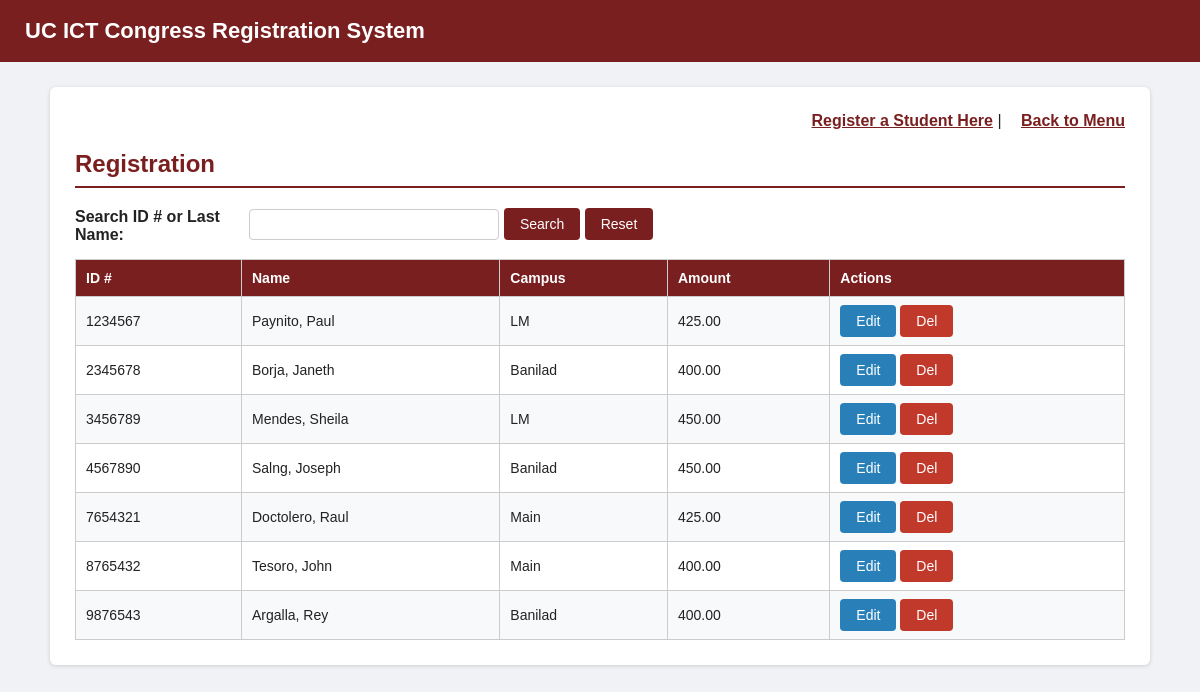
/registration.php, run on the app's committed database.
### tables this page shows
CREATE TABLE IF NOT EXISTS registration (
    idNum VARCHAR(20) NOT NULL,
    campus VARCHAR(20) NOT NULL,
    studFName VARCHAR(50) NOT NULL,
    studLName VARCHAR(50) NOT NULL,
    amountPaid DECIMAL(10,2) NOT NULL,
    attended VARCHAR(3) NOT NULL DEFAULT 'No',
    PRIMARY KEY (idNum)
);

### registration.php (the view, shortened to what this page needs)
<?php include 'db.php'; ?>
<!DOCTYPE html>
<html>
<head>
    <link rel="stylesheet" href="style.css">
</head>
<body>
<div class="header">
    <h1>UC ICT Congress Registration System</h1>
</div>
<div class="container">
    <div class="top-links">
        <a href="add_registration.php">Register a Student Here</a> |
        <a href="index.php">Back to Menu</a>
    </div>
    <h2>Registration</h2>
    <div class="search-box">
        <form method="GET" action="registration.php">
            <label>Search ID # or Last Name:</label>
            <input type="text" name="search" value="<?php echo isset($_GET['search']) ? htmlspecialchars($_GET['search']) : ''; ?>">
            <button type="submit" class="btn">Search</button>
            <a href="registration.php" class="btn">Reset</a>
        </form>
    </div>
    <table>
        <tr>
            <th>ID #</th>
            <th>Name</th>
            <th>Campus</th>
            <th>Amount</th>
            <th>Actions</th>
        </tr>
        <?php
        if (isset($_GET['search']) && $_GET['search'] != '') {
            $search = mysqli_real_escape_string($conn, $_GET['search']);
            $sql = "SELECT * FROM registration WHERE idNum LIKE '%$search%' OR studLName LIKE '%$search%' ORDER BY idNum ASC";
        } else {
            $sql = "SELECT * FROM registration ORDER BY idNum ASC";
        }
        $result = mysqli_query($conn, $sql);
        if (mysqli_num_rows($result) > 0) {
            while ($row = mysqli_fetch_assoc($result)) {
                echo "<tr>";
                echo "<td>" . htmlspecialchars($row['idNum']) . "</td>";
                echo "<td>" . htmlspecialchars($row['studLName'] . ", " . $row['studFName']) . "</td>";
                echo "<td>" . htmlspecialchars($row['campus']) . "</td>";
                echo "<td>" . number_format($row['amountPaid'], 2) . "</td>";
                echo "<td>";
                echo "<a href='update_registration.php?idNum=" . urlencode($row['idNum']) . "' class='btn btn-edit'>Edit</a> ";
                echo "<a href='delete_registration.php?idNum=" . urlencode($row['idNum']) . "' class='btn btn-delete'>Del</a>";
                echo "</td>";
                echo "</tr>";
            }
        } else {
            echo "<tr><td colspan='5'>No registration records found.</td></tr>";
        }
        ?>
    </table>
</div>
</body>
</html>

### style.css (style rules this page uses)
* { box-sizing: border-box; }
body { font-family: Arial, Helvetica, sans-serif; background-color: #f0f2f5; margin: 0; padding: 0; color: #222; }
.header { background-color: #7a1f1f; color: #ffffff; padding: 18px 25px; }
.header h1 { margin: 0; font-size: 22px; }
.container { max-width: 1100px; margin: 25px auto; background-color: #ffffff; padding: 25px; border-radius: 6px; box-shadow: 0 1px 4px rgba(0,0,0,0.15); }
h2 { color: #7a1f1f; border-bottom: 2px solid #7a1f1f; padding-bottom: 8px; }
table { width: 100%; border-collapse: collapse; margin-top: 15px; font-size: 14px; }
table, th, td { border: 1px solid #ccc; }
th { background-color: #7a1f1f; color: #ffffff; padding: 10px; text-align: left; }
td { padding: 8px 10px; }
tr:nth-child(even) { background-color: #f7f9fb; }
form { margin-top: 10px; }
label { display: inline-block; width: 170px; font-weight: bold; vertical-align: top; }
input[type="text"], input[type="number"], select { padding: 7px; width: 300px; border: 1px solid #ccc; border-radius: 4px; }
.btn { display: inline-block; padding: 8px 16px; background-color: #7a1f1f; color: #ffffff; border: none; border-radius: 4px; cursor: pointer; text-decoration: none; font-size: 14px; }
.btn-edit { background-color: #2980b9; }
.btn-delete { background-color: #c0392b; }
.search-box { margin-bottom: 15px; }
.search-box input[type="text"] { width: 250px; }
.top-links { text-align: right; margin-bottom: 10px; }
.top-links a { margin-left: 15px; color: #7a1f1f; font-weight: bold; text-decoration: underline; }

### data on the page
registration: idNum "1234567", studLName+studFName "Paynito, Paul", campus "LM", amountPaid "425.00"
registration: idNum "2345678", studLName+studFName "Borja, Janeth", campus "Banilad", amountPaid "400.00"
registration: idNum "3456789", studLName+studFName "Mendes, Sheila", campus "LM", amountPaid "450.00"
registration: idNum "4567890", studLName+studFName "Salng, Joseph", campus "Banilad", amountPaid "450.00"
registration: idNum "7654321", studLName+studFName "Doctolero, Raul", campus "Main", amountPaid "425.00"
registration: idNum "8765432", studLName+studFName "Tesoro, John", campus "Main", amountPaid "400.00"
registration: idNum "9876543", studLName+studFName "Argalla, Rey", campus "Banilad", amountPaid "400.00"
